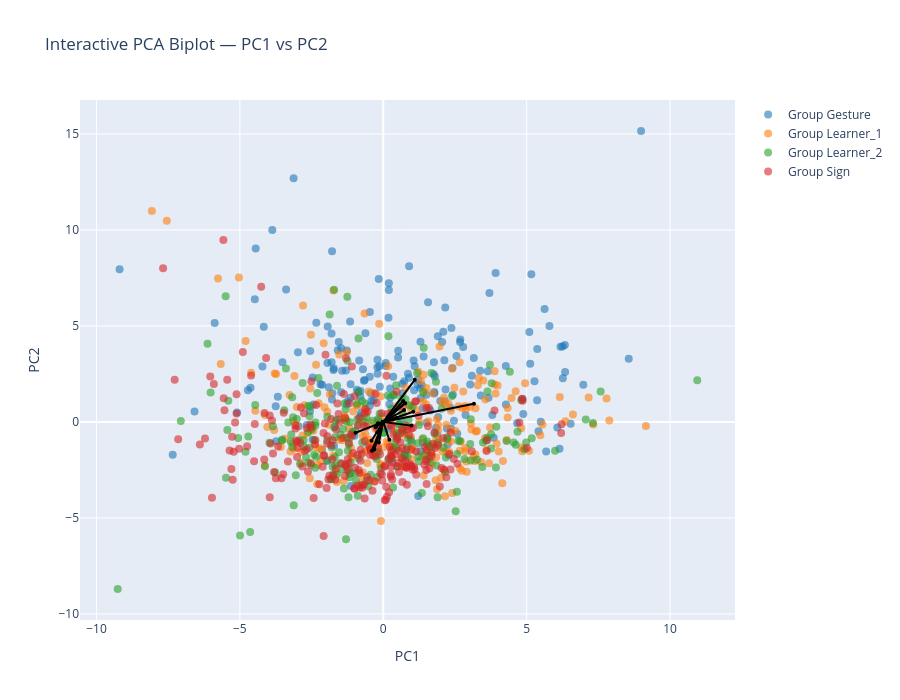

Notebook code cell kept with this figure:
### Markdown cell above
## PC1-PC2

### Code cell
feature_names = df_clean.columns[:-1].to_list()

# Prepare data
X = df_clean.iloc[:, :-1].values  # All columns except the last as features
y = df_clean.iloc[:, -1].values   # Last column as target variable

# Convert categorical target to numeric if necessary
if y.dtype == 'object' or y.dtype.name == 'category':
    le = LabelEncoder()
    y = le.fit_transform(y)  # Converts categorical labels into numeric labels

# Scale the data
scaler_GS = StandardScaler()
Xz_GS = scaler_GS.fit_transform(X)    

# PCA transformation
pca_GS = PCA()
x_new_GS = pca_GS.fit_transform(Xz_GS)

# Get the PCA loadings (components_ is shape: [n_components, n_features])
loadings_GS = pca_GS.components_.T

# Number of top variables to show per PC
top_n = 10

# Get top variables per PC by absolute contribution
top_vars = set()
for i in range(2):  # for PC1, PC2, PC3
    component = loadings_GS[i]
    top_indices = np.argsort(np.abs(component))[-top_n:]
    top_vars.update(top_indices)

# Convert to sorted list for consistency
selected_vars = sorted(top_vars)

# Plot
interactive_PCA_biplot(score=x_new_GS, 
                       coeff=loadings_GS, 
                       labels=feature_names, 
                       y=y, 
                       selected_vars=selected_vars, 
                       pc_x=1, pc_y=2,
                       show_labels=False,
                       concepts=concepts,
                       highlight_concepts=None  # or None for no highlighting
                    
                    )

### Figure 1 — Plotly figure (JSON) as saved in the notebook; plotly's stock layout.template omitted (floating-point values rounded to 4 significant figures; data arrays with more than 128 entries replaced by an {"elided": "..."} marker saying what was removed)
{"data": [{"hoverinfo": "text", "marker": {"color": "#1f77b4", "opacity": 0.6, "size": 8}, "mode": "markers", "name": "Group Gesture", "showlegend": true, "text": {"elided": "197 str values"}, "type": "scatter", "x": {"elided": "197 float values"}, "y": {"elided": "197 float values"}}, {"hoverinfo": "text", "marker": {"color": "#ff7f0e", "opacity": 0.6, "size": 8}, "mode": "markers", "name": "Group Learner_1", "showlegend": true, "text": {"elided": "236 str values"}, "type": "scatter", "x": {"elided": "236 float values"}, "y": {"elided": "236 float values"}}, {"hoverinfo": "text", "marker": {"color": "#2ca02c", "opacity": 0.6, "size": 8}, "mode": "markers", "name": "Group Learner_2", "showlegend": true, "text": {"elided": "223 str values"}, "type": "scatter", "x": {"elided": "223 float values"}, "y": {"elided": "223 float values"}}, {"hoverinfo": "text", "marker": {"color": "#d62728", "opacity": 0.6, "size": 8}, "mode": "markers", "name": "Group Sign", "showlegend": true, "text": {"elided": "246 str values"}, "type": "scatter", "x": {"elided": "246 float values"}, "y": {"elided": "246 float values"}}, {"hoverinfo": "text", "hovertext": "gross__magnitude__arm_speed_Gmean", "line": {"color": "black"}, "marker": {"size": 4}, "mode": "lines+markers", "showlegend": false, "textposition": "top center", "type": "scatter", "x": [0, 1.098], "y": [0, 2.193]}, {"hoverinfo": "text", "hovertext": "gross__variability__arm_speed_Gstd", "line": {"color": "black"}, "marker": {"size": 4}, "mode": "lines+markers", "showlegend": false, "textposition": "top center", "type": "scatter", "x": [0, 3.163], "y": [0, 0.9452]}, {"hoverinfo": "text", "hovertext": "gross__variability__arm_speed_peak_std", "line": {"color": "black"}, "marker": {"size": 4}, "mode": "lines+markers", "showlegend": false, "textposition": "top center", "type": "scatter", "x": [0, 0.7603], "y": [0, 0.9764]}, {"hoverinfo": "text", "hovertext": "gross__coordination__arm_coupling", "line": {"color": "black"}, "marker": {"size": 4}, "mode": "lines+markers", "showlegend": false, "textposition": "top center", "type": "scatter", "x": [0, 0.9864], "y": [0, -0.1916]}, {"hoverinfo": "text", "hovertext": "fine__handshape__fingertip_spread_mean", "line": {"color": "black"}, "marker": {"size": 4}, "mode": "lines+markers", "showlegend": false, "textposition": "top center", "type": "scatter", "x": [0, -0.3129], "y": [0, -1.437]}, {"hoverinfo": "text", "hovertext": "fine__variability__fingertip_spread_std", "line": {"color": "black"}, "marker": {"size": 4}, "mode": "lines+markers", "showlegend": false, "textposition": "top center", "type": "scatter", "x": [0, -0.3961], "y": [0, -1.494]}, {"hoverinfo": "text", "hovertext": "fine__handshape__mcp_tip_mean", "line": {"color": "black"}, "marker": {"size": 4}, "mode": "lines+markers", "showlegend": false, "textposition": "top center", "type": "scatter", "x": [0, -0.1518], "y": [0, -1.065]}, {"hoverinfo": "text", "hovertext": "fine__handshape__thumb_opposition_mean", "line": {"color": "black"}, "marker": {"size": 4}, "mode": "lines+markers", "showlegend": false, "textposition": "top center", "type": "scatter", "x": [0, -0.4095], "y": [0, -0.9748]}, {"hoverinfo": "text", "hovertext": "fine__handshape__handshape_size_mean", "line": {"color": "black"}, "marker": {"size": 4}, "mode": "lines+markers", "showlegend": false, "textposition": "top center", "type": "scatter", "x": [0, 0.6945], "y": [0, 1.09]}, {"hoverinfo": "text", "hovertext": "fine__variability__handshape_size_std", "line": {"color": "black"}, "marker": {"size": 4}, "mode": "lines+markers", "showlegend": false, "textposition": "top center", "type": "scatter", "x": [0, 0.7538], "y": [0, 0.9702]}, {"hoverinfo": "text", "hovertext": "fine__variability__handshape_variability", "line": {"color": "black"}, "marker": {"size": 4}, "mode": "lines+markers", "showlegend": false, "textposition": "top center", "type": "scatter", "x": [0, 0.2131], "y": [0, -0.9328]}, {"hoverinfo": "text", "hovertext": "fine__magnitude__flexion_speed_mean", "line": {"color": "black"}, "marker": {"size": 4}, "mode": "lines+markers", "showlegend": false, "textposition": "top center", "type": "scatter", "x": [0, -0.1861], "y": [0, -0.06504]}, {"hoverinfo": "text", "hovertext": "fine__variability__flexion_speed_std", "line": {"color": "black"}, "marker": {"size": 4}, "mode": "lines+markers", "showlegend": false, "textposition": "top center", "type": "scatter", "x": [0, -0.2047], "y": [0, -0.5419]}, {"hoverinfo": "text", "hovertext": "fine__smoothness__flexion_jerk", "line": {"color": "black"}, "marker": {"size": 4}, "mode": "lines+markers", "showlegend": false, "textposition": "top center", "type": "scatter", "x": [0, -0.2651], "y": [0, -0.273]}, {"hoverinfo": "text", "hovertext": "fine__coordination__finger_independence", "line": {"color": "black"}, "marker": {"size": 4}, "mode": "lines+markers", "showlegend": false, "textposition": "top center", "type": "scatter", "x": [0, -0.9634], "y": [0, -0.5652]}, {"hoverinfo": "text", "hovertext": "fine__coordination__corr_index_middle", "line": {"color": "black"}, "marker": {"size": 4}, "mode": "lines+markers", "showlegend": false, "textposition": "top center", "type": "scatter", "x": [0, 0.4801], "y": [0, 0.2223]}, {"hoverinfo": "text", "hovertext": "fine__coordination__corr_middle_ring", "line": {"color": "black"}, "marker": {"size": 4}, "mode": "lines+markers", "showlegend": false, "textposition": "top center", "type": "scatter", "x": [0, 0.7271], "y": [0, 0.6162]}, {"hoverinfo": "text", "hovertext": "fine__coordination__corr_ring_pinky", "line": {"color": "black"}, "marker": {"size": 4}, "mode": "lines+markers", "showlegend": false, "textposition": "top center", "type": "scatter", "x": [0, 1.048], "y": [0, 0.5298]}], "layout": {"height": 700, "hovermode": "closest", "title": {"text": "Interactive PCA Biplot — PC1 vs PC2"}, "width": 900, "xaxis": {"title": {"text": "PC1"}}, "yaxis": {"title": {"text": "PC2"}}}}
